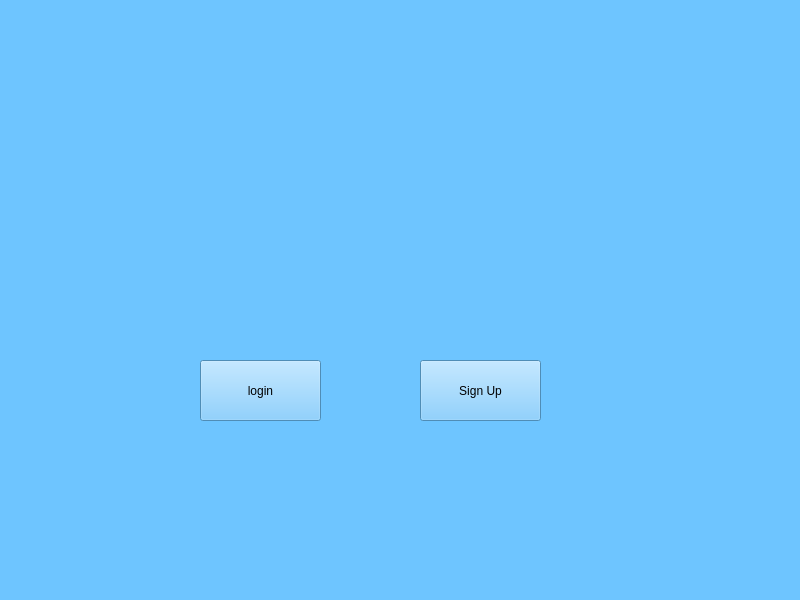
<?xml version="1.0" encoding="UTF-8"?>
<ui version="4.0">
 <class>Start</class>
 <widget class="QMainWindow" name="Start">
  <property name="geometry">
   <rect>
    <x>0</x>
    <y>0</y>
    <width>800</width>
    <height>600</height>
   </rect>
  </property>
  <property name="windowTitle">
   <string>MainWindow</string>
  </property>
  <property name="styleSheet">
   <string notr="true">background-color:rgb(110, 197, 255)</string>
  </property>
  <widget class="QWidget" name="centralwidget">
   <widget class="QPushButton" name="login">
    <property name="geometry">
     <rect>
      <x>200</x>
      <y>360</y>
      <width>121</width>
      <height>61</height>
     </rect>
    </property>
    <property name="text">
     <string>login</string>
    </property>
   </widget>
   <widget class="QPushButton" name="SignUp">
    <property name="geometry">
     <rect>
      <x>420</x>
      <y>360</y>
      <width>121</width>
      <height>61</height>
     </rect>
    </property>
    <property name="text">
     <string>Sign Up</string>
    </property>
   </widget>
  </widget>
  <widget class="QMenuBar" name="menubar">
   <property name="geometry">
    <rect>
     <x>0</x>
     <y>0</y>
     <width>800</width>
     <height>26</height>
    </rect>
   </property>
  </widget>
  <widget class="QStatusBar" name="statusbar"/>
 </widget>
 <resources/>
 <connections/>
</ui>
